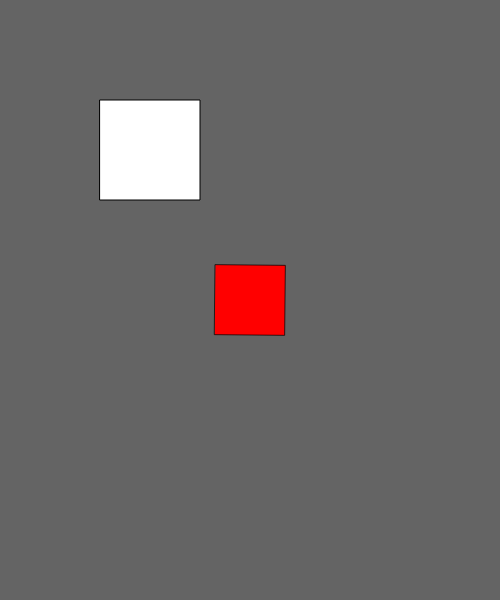
Frame 1 (no input)
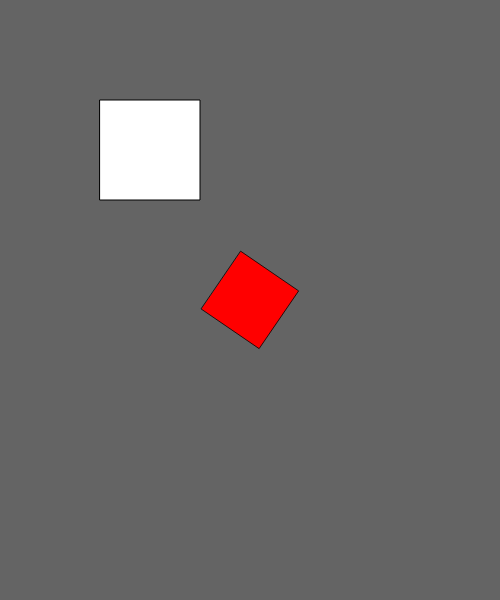
Frame 60 (no input)
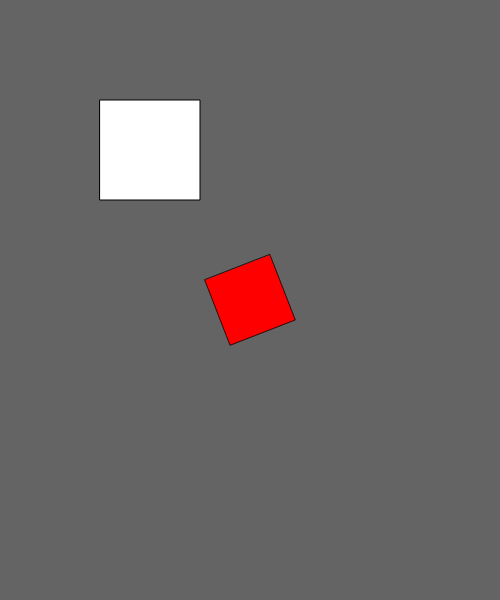
Frame 120 (the mouse pressed at the canvas centre since frame 60)

The p5.js sketch that drew these frames (run headless with seeded random() and noise() and a simulated clock; from frame 60 on, the mouse is pressed at the canvas centre):

// p5.js sketch
// ── sketch.js
function setup() {
	createCanvas(500, 600);
}


function draw() {
	background(100);

	push();
	translate(width/2, height/2);
	rotate( frameCount * 0.01 );  //***rad, not degree!!
	scale(0.7);

	rectMode(CENTER);
	fill(255, 0, 0);
	rect(0, 0, 100, 100);
	pop();

	rect(100, 100, 100, 100);
}
